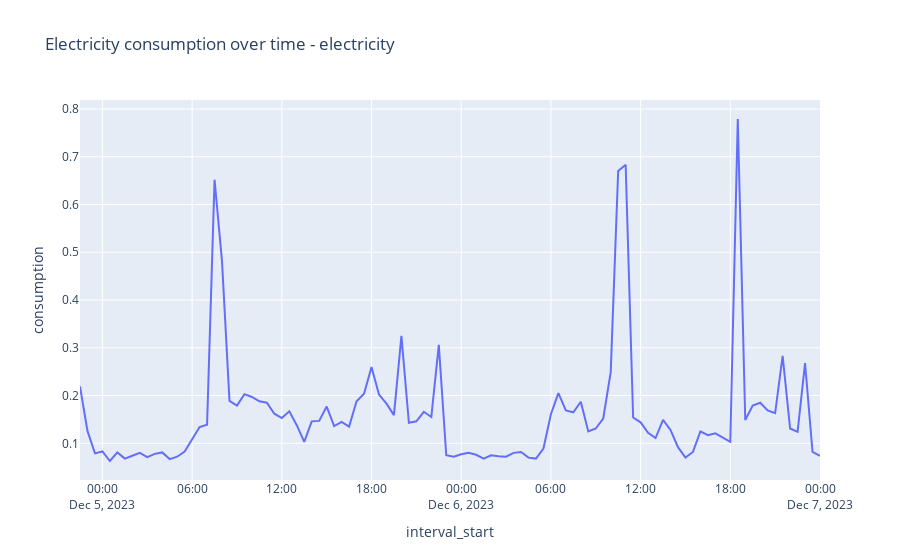
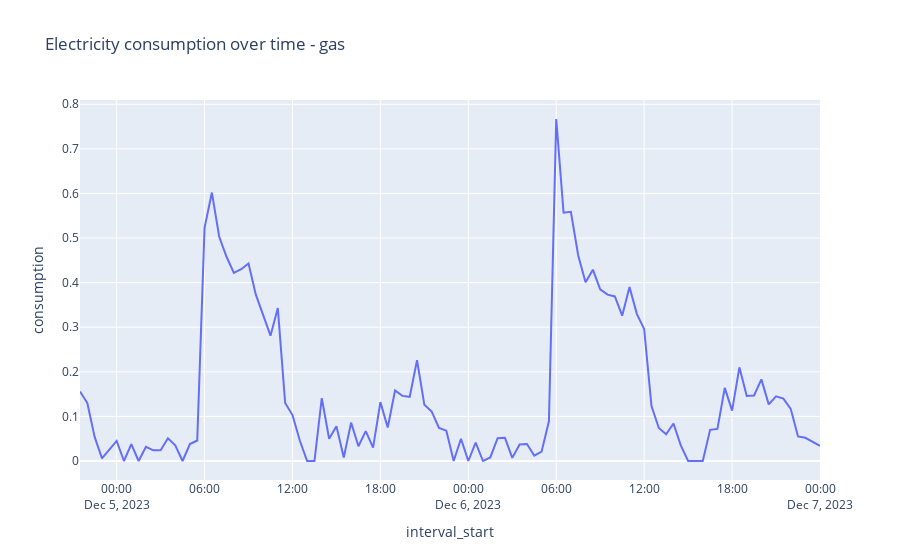

Write notebook code for charts like these, in order.
### Code cell
for source, group_df in df.groupby('source'):
    fig = px.line(group_df, x='interval_start', y='consumption', title=f'Electricity consumption over time - {source}')
    fig.show()
